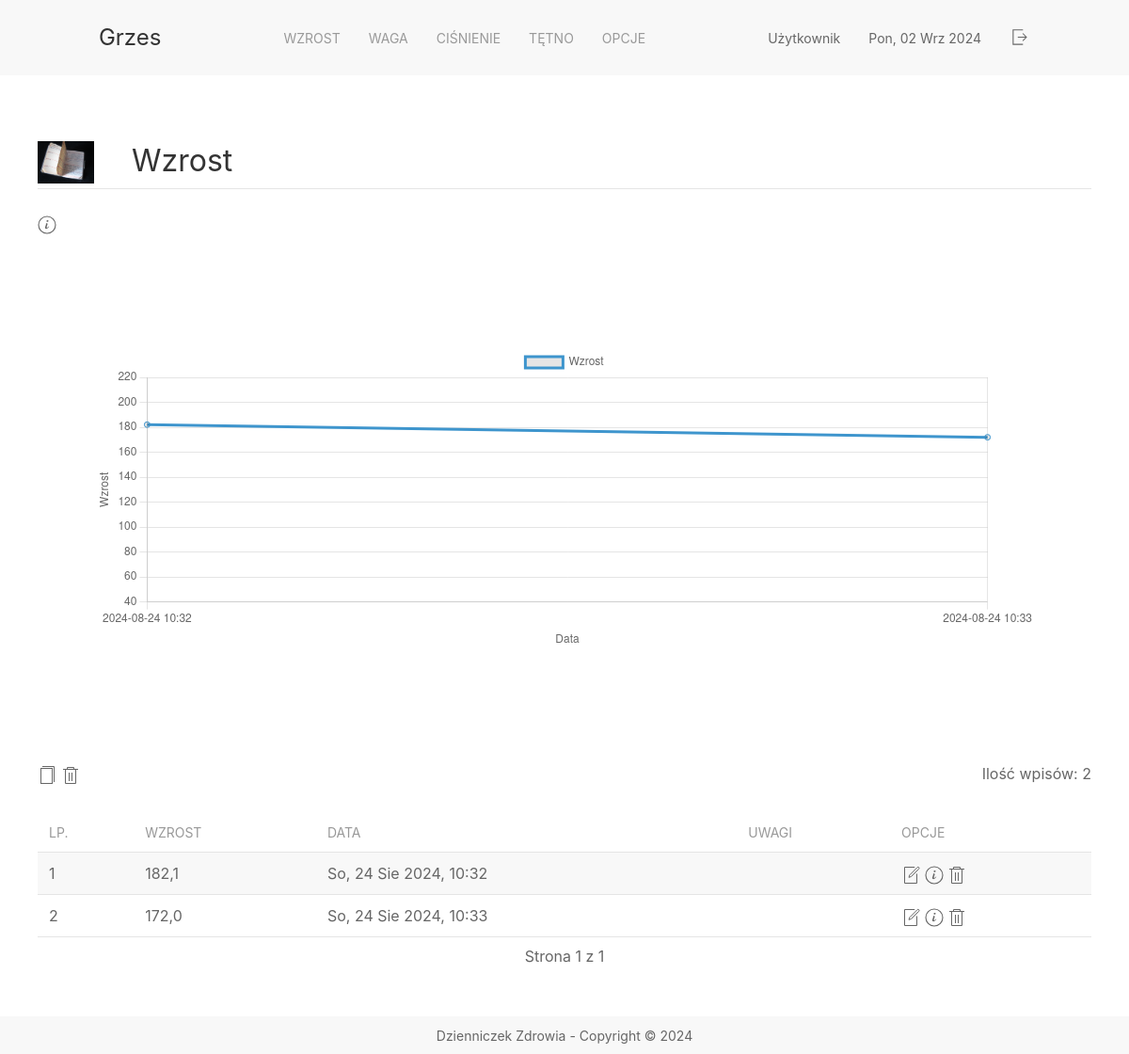
Page /growths/?page=2 on the earlier database version.
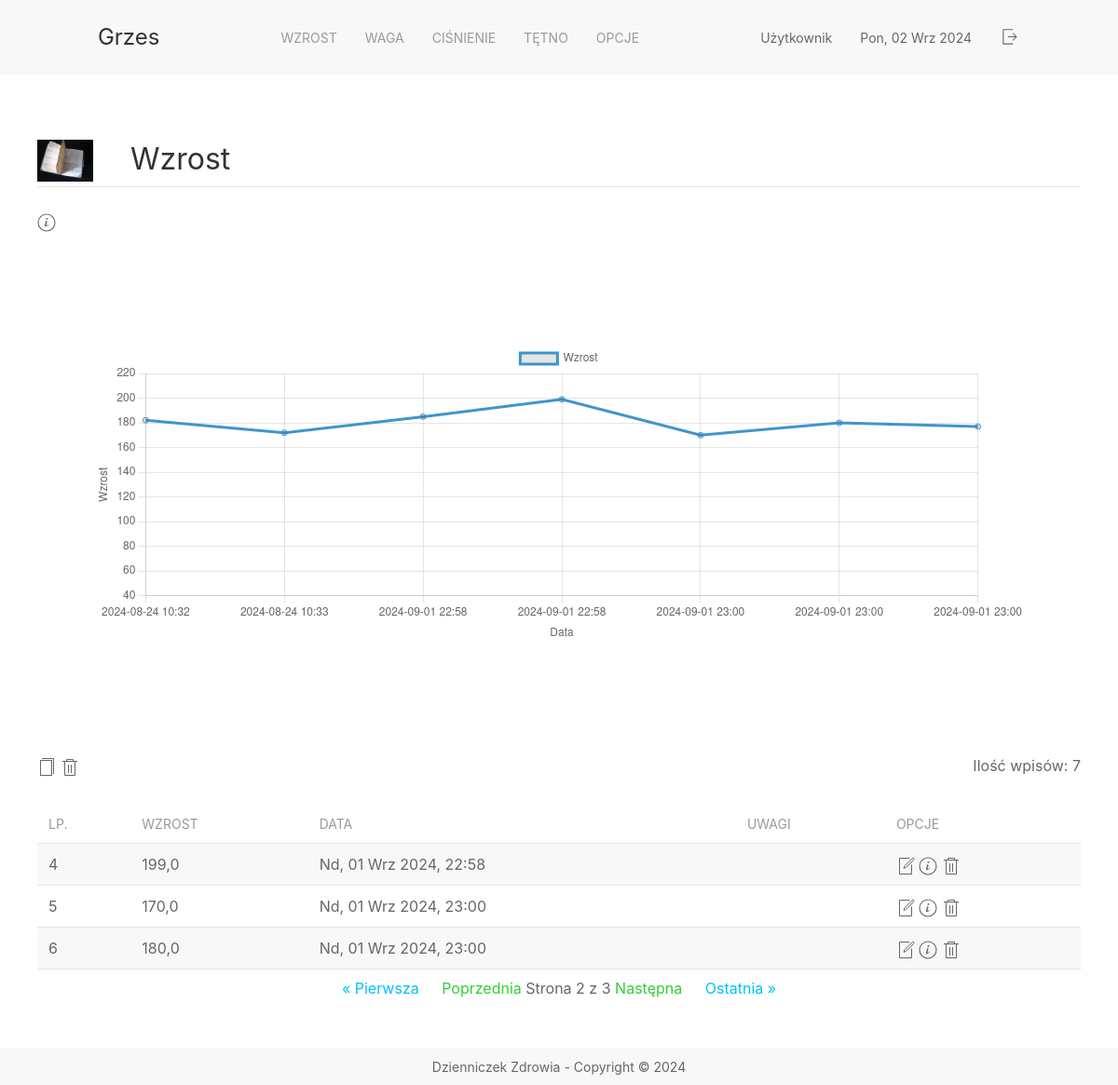
Same page on the later database version.
### app_growth/models.py (models this page shows, shortened)
class Growth(models.Model):
    growth = models.DecimalField(max_digits=5, decimal_places=1 )
    date = models.DateTimeField()
    comments = models.CharField(max_length=255)

### app_growth/views.py (the view)
# urls.py: path('', views.all_growths, name='all_growths_url'),
def all_growths(request):
    found_growths = Growth.objects.all().order_by('date')
    page_num = request.GET.get('page', 1)
    pages = Paginator(found_growths, 3)
    pages_max = pages.num_pages
    pages_max_elements = pages.count
    page_results = pages.get_page(page_num)
    value_y = Growth.objects.values_list('growth', flat=True)
    chart_y = [float(y) for y in value_y]
    value_x = found_growths.values_list('date', flat=True)
    chart_x = [x.strftime("%Y-%m-%d %H:%M") for x in value_x]
    context = {
        'pages_max': pages_max,
        'pages_max_elements': pages_max_elements,
        'growths': page_results,
        'chart_x': chart_x,
        'chart_y': chart_y
    }
    return render(request,'app_growth/all_growths.html', context)

### app_growth/templates/app_growth/all_growths.html (shortened to what the changed rows need)
{% extends 'fragments/layout.html' %}
{% load static %}
{% block page_content %}
<div class="container">
    <div class="uk-panel">
        <img class="uk-align-left uk-margin-remove-adjacent" src="{% static 'background.JPG' %}" width="60" height="28" alt="info">
        <h2 class="uk-heading-divider" style="position: relative">Wzrost</h2>
    </div>
    <a uk-icon="info" uk-tooltip="Info" href="#modal-center" uk-toggle></a>
        <div class="uk-section">
            <div style="max-width: 1000px; margin: 50px auto">
                <canvas id="line-chart" width="2800" height="900"></canvas>
            </div>
            <script>
                var label_list = [];
                {% for value in chart_x %}
                label_list.push("{{ value }}");
                {% endfor %}
                new Chart(document.getElementById("line-chart"), {
                    type: 'line',
                    data: {
                        labels: label_list,
                        datasets: [{
                            data: {{chart_y}},
                            label: "Wzrost",
                            borderColor: "#3e95cd",
                            fill: false
                        }]
                    },
                     options: {
                         plugins: {
                             legend: {display: true},
                             title: {
                                text: 'Wartości w czasie',
                                display: false
                             }
                         },
                        responsive: true,
                        scales:{
                            x: {
                                display: true,
                                stacked: true,
                                title: {
                                    display: true,
                                    text: 'Data'}
                            },
                            y: {
                                display: true,
                                stacked: true,
                                title:{
                                    display: true,
                                    text: 'Wzrost'
                                },
                                suggestedMin: 40,
                                suggestedMax: 220,
                                ticks: {
                                    stepSize: 20,
                                }
                            }
                        }
                    }
                });
            </script>
    </div>
    <a href="add" uk-icon="icon: copy" uk-tooltip="Dodaj"></a>
    <a href="delete/all" uk-icon="icon: trash" uk-tooltip="Wyczyść"></a>
    <span class="uk-position-relative uk-align-right"> Ilość wpisów: {{ pages_max_elements }} </span>
    <table class="uk-table uk-table-striped uk-table-hover uk-table-small" uk-sortable>
        <thead>
            <tr>
                <th>Lp.</th>
                <th>Wzrost</th>
                <th>Data</th>
                <th>Uwagi</th>
                <th>Opcje</th>
            </tr>
        </thead>
        <tbody>
        {% for value in growths %}
            <tr>
                <form method="POST" action="{% url 'growth_details_url' id=value.id %}">
                    <td>
                        {{ growths.start_index|add:forloop.counter0 }}
                    </td>
                    <td>{{ value.growth |floatformat:1}}</td>
                    <td>{{ value.date |date:'D, d M Y,'}} {{value.date |time:"H:i"}}</td>
                    <td>{{ value.comments }}</td>
                    <td>
                        <a href="{% url 'edit_growth_url' id=value.id %}" uk-icon="icon: file-edit" uk-tooltip="Edytuj"></a>
                        <button href="{% url 'growth_details_url' id=value.id %}" uk-icon="icon: info" uk-tooltip="Szczegóły" type="submit"></button>
                        <a href="{% url 'delete_growth_url' id=value.id %}" uk-icon="icon: trash" uk-tooltip="Usuń"></a>
                    </td>
                </form>
            </tr>
        {% endfor %}
        </tbody>
    </table>
        <div class="uk-position-center uk-position-relative">
          <span>
             {% if growths.has_previous %}
                <a href="?page=1" style="color: #00BFFF; margin-right: 20px">&laquo; Pierwsza</a>
                <a href="?page={{ growths.previous_page_number }}" style="color: #32CD32">Poprzednia </a>
             {% endif %}
              <span>Strona {{ growths.number }} z {{ growths.paginator.num_pages }}</span>
              {% if growths.has_next %}
                  <a href="?page={{ growths.next_page_number }}" style="color: #32CD32"> Następna</a>
                  <a href="?page={{ growths.paginator.num_pages }}" style="color: #00BFFF; margin-left: 20px"> Ostatnia  &raquo;</a>
              {% endif %}
          </span>
        </div>
    <div class="uk-padding"></div>
</div>
{% endblock %}

Differences in the rows shown:
no longer on this page (row unchanged): Growth: start_index|add "1", growth "182,1", date "So, 24 Sie 2024,", date "10:32"
no longer on this page (row unchanged): Growth: start_index|add "2", growth "172,0", date "So, 24 Sie 2024,", date "10:33"
added Growth: start_index|add "4", growth "199,0", date "Nd, 01 Wrz 2024,", date "22:58"
added Growth: start_index|add "5", growth "170,0", date "Nd, 01 Wrz 2024,", date "23:00"
added Growth: start_index|add "6", growth "180,0", date "Nd, 01 Wrz 2024,", date "23:00"
Other differences:
chart data {{ chart_y }}: [182.1, 172.0] → [182.1, 172.0, 185.0, 199.0, 170.0, 180.0, 177.0]
{{ pages_max_elements }}: "2" → "7"
{{ growths.number }}: "1" → "2"
{{ growths.paginator.num_pages }}: "1" → "3"
text now shown: "« Pierwsza Poprzednia Następna Ostatnia »"
